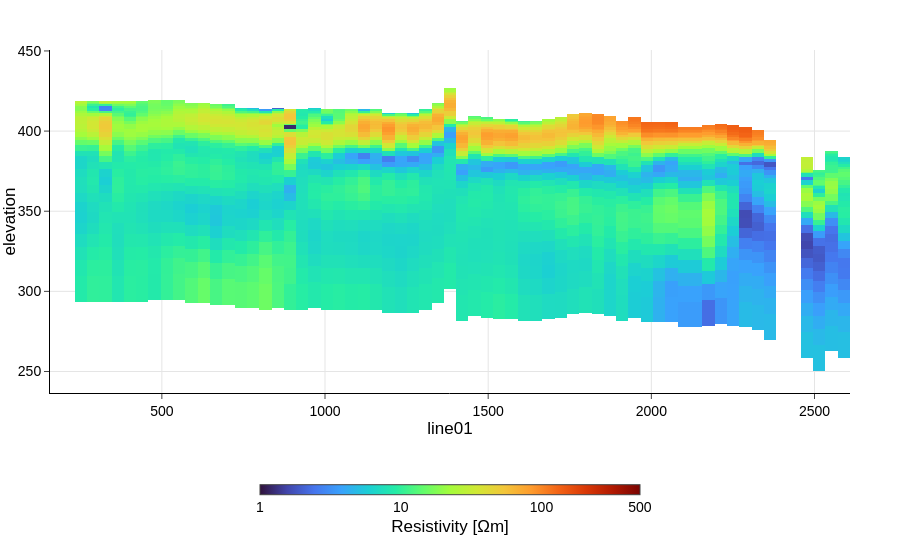

The cell this chart's notebook holds for it:
### Code cell
modsec = ModelSection2(dataframe=model_lines)
modsec.settings.x_axis = 'line01_x'
modsec.settings.elevation=True
modsec.settings.bars = True
modsec.settings.radius = 120
modsec.render()

### Figure 1 — Plotly figure (JSON) as saved in the notebook; plotly's stock layout.template omitted (floating-point values rounded to 4 significant figures; data arrays with more than 128 entries replaced by an {"elided": "..."} marker saying what was removed)
{"data": [{"coloraxis": "coloraxis", "hovertemplate": "line01: %{x}<br>elevation: %{y}<br>Resistivity [Ω·m]: %{z}<extra></extra>", "name": "0", "type": "heatmap", "x": [NaN, NaN, 139.3, 175.2, 207.5, 244.2, 275.9, 302.7, 334.2, 373.9, 423.9, 459.3, 502.2, 544.9, 587.5, 627.7, 666.6, 699.2, 731.3, 771.0, 809.5, 850.7, 895.1, 936.4, 977.4, 1017.0, 1054.0, 1100.0, 1143.0, 1186.0, 1226.0, 1276.0, 1316.0, 1359.0, 1419.0, 1463.0, 1513.0, 1570.0, 1618.0, 1654.0, 1694.0, 1743.0, 1782.0, 1821.0, 1889.0, 1921.0, 1970.0, 2016.0, 2065.0, 2108.0, 2156.0, 2207.0, 2207.0, 2247.0, 2285.0, 2320.0, 2356.0, 2394.0, 2433.0, NaN, NaN, 2509.0, 2526.0, 2536.0, 2585.0], "xaxis": "x", "y": {"elided": "214 float values"}, "yaxis": "y", "z": {"elided": "214x65 float values"}}], "layout": {"coloraxis": {"cmax": 2.7, "cmin": 0, "colorbar": {"len": 0.5, "orientation": "h", "thickness": 10, "ticktext": ["1", "10", "100", "500"], "tickvals": [0, 1, 2, 2.699], "title": {"side": "bottom", "text": "Resistivity [Ωm]"}, "x": 0.5, "xanchor": "center", "y": -0.45}, "colorscale": [[0, "#30123b"], [0.07143, "#4145ab"], [0.1429, "#4675ed"], [0.2143, "#39a2fc"], [0.2857, "#1bcfd4"], [0.3571, "#24eca6"], [0.4286, "#61fc6c"], [0.5, "#a4fc3b"], [0.5714, "#d1e834"], [0.6429, "#f3c63a"], [0.7143, "#fe9b2d"], [0.7857, "#f36315"], [0.8571, "#d93806"], [0.9286, "#b11901"], [1, "#7a0402"]]}, "hovermode": "x", "xaxis": {"anchor": "y", "domain": [0, 1], "title": {"standoff": 4, "text": "line01"}}, "yaxis": {"anchor": "x", "autorange": true, "domain": [0, 1], "title": {"text": "elevation"}}}}
